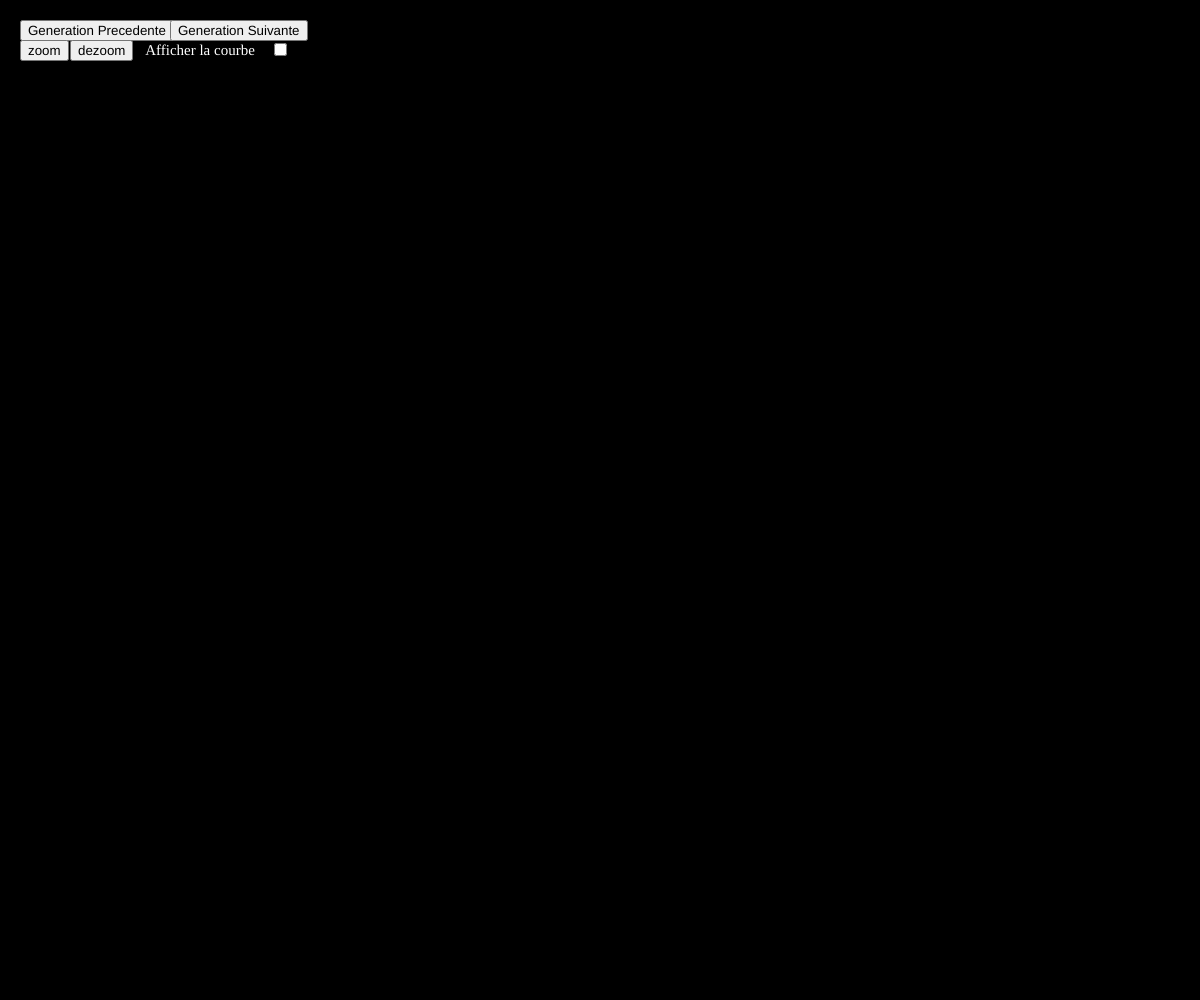
Frame 1 (no input)
Frame 60 (no input): identical to frame 1, image omitted
Frame 120 (the mouse pressed at the canvas centre since frame 60): identical to frame 1, image omitted

The p5.js sketch that drew this single still picture (run headless with seeded random() and noise() and a simulated clock; from frame 60 on, the mouse is pressed at the canvas centre):

// p5.js sketch
// ── sketch.js
var f = 2; //change le nombre de carrés
var L;
var l;
var fibo = new Array(f);

fibo[0] = 100;
fibo[1] = fibo[0];
var slider;
var BoutonZoom;
var BoutonDezoom;
var BoutonSuivant;
var BoutonPrecedent;
var AfficherCourbe;
var texte;

function square(x, y, c) {
	stroke('white');
	line(x, y, x + c, y);
	line(x, y, x, y + c);
	line(x + c, y, x + c, y + c);
	line(x, y + c, x + c, y + c);
}

function zoom() { //methode qui "zoom" en agrandissant les longueurs
	for (var k = 0; k < fibo.length; k++) {
		fibo[k] = fibo[k] * 2;
	}
}

function dezoom() { //methode qui "dezoom" en diminuant les longueurs
	for (var k = 0; k < fibo.length; k++) {
		fibo[k] = fibo[k] * 0.5;
	}
}

function suivant() {
	f = f + 1;
}

function precedent() {
	if (f >= 3) {
		f = f - 1;
	}
}


function setup() {
	 L = window.innerWidth;
	 l = window.innerHeight;

	createCanvas(L, l);
	background(0);

	BoutonPrecedent = createButton('Generation Precedente');
	BoutonPrecedent.position(20, 20);
	BoutonPrecedent.mousePressed(precedent);

	BoutonSuivant = createButton('Generation Suivante');
	BoutonSuivant.position(170, 20);
	BoutonSuivant.mousePressed(suivant);

	BoutonZoom = createButton('zoom');
	BoutonZoom.position(20, 40);
	BoutonZoom.mousePressed(zoom);

	BoutonDezoom = createButton('dezoom');
	BoutonDezoom.position(70, 40);
	BoutonDezoom.mousePressed(dezoom);

	AfficherCourbe = createInput(0, 1, 0);
	AfficherCourbe.attribute("type", "checkbox");
	AfficherCourbe.position(270, 40);
	AfficherCourbe.attribute('unchecked', null);

}



function draw() {

	 L = window.innerWidth;
	 l = window.innerHeight;

	var X = L / 2; //Met l'origine des carrés au centre de la fenetre 
	var Y = l / 2; //

	var incr = 1; //numero de l'etape(utile au dessin des carrés)

	var sX = X;
	var sY = Y;

	fibo.length = f;

	for (var i = 1; i < fibo.length - 1; i++) { //
		fibo[i + 1] = fibo[i] + fibo[i - 1];		 // Boucle qui construit la suite de Fibonnaci
		console.log(fibo[i]);																					//						
	} 																			 //			

	background(0);
	noFill();

	for (var j = 0; j < fibo.length; j++) {

		if (AfficherCourbe.elt.checked) {
			arc(sX + fibo[1], sY + fibo[1], 2 * fibo[1], 2 * fibo[1], PI, -PI / 2);
		}

		

		square(X, Y, fibo[j]);

		switch (incr) {
			case 1:
				X += fibo[j];
				if (AfficherCourbe.elt.checked) {
					arc(X, Y + fibo[j + 1], 2 * fibo[j + 1], 2 * fibo[j + 1], -PI / 2, 0);
				}
				break;
			case 2:
				X -= fibo[j - 1];
				Y += fibo[j];
				if (AfficherCourbe.elt.checked) {
					arc(X, Y, 2 * fibo[j + 1], 2 * fibo[j + 1], 0, PI / 2);
				}
				break;
			case 3:
				X = X - fibo[j + 1];
				Y = Y - fibo[j - 1];
				if (AfficherCourbe.elt.checked) {
					arc(X + fibo[j + 1], Y, 2 * fibo[j + 1], 2 * fibo[j + 1], PI / 2, PI);
				}
				break;
			case 4:
				Y -= fibo[j + 1];
				incr = 0;
				if (AfficherCourbe.elt.checked) {
					arc(X + fibo[j + 1], Y + fibo[j + 1], 2 * fibo[j + 1], 2 * fibo[j + 1], PI, -PI / 2);
				}
				break;
		}

		
		incr += 1;

	}
	fill(255);
	noStroke();
	textAlign(CENTER);
	textFont("Georgia");
	textSize(15);
	text("Afficher la courbe", 200, 55);


}
